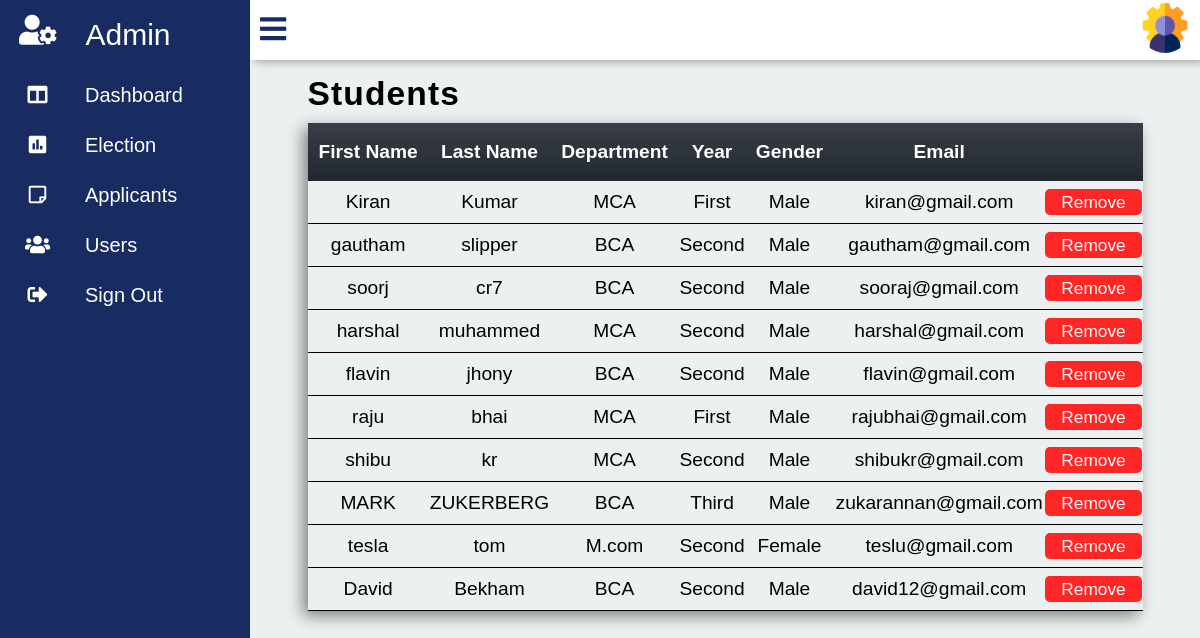
The app's page /users.php (signed in), older data.
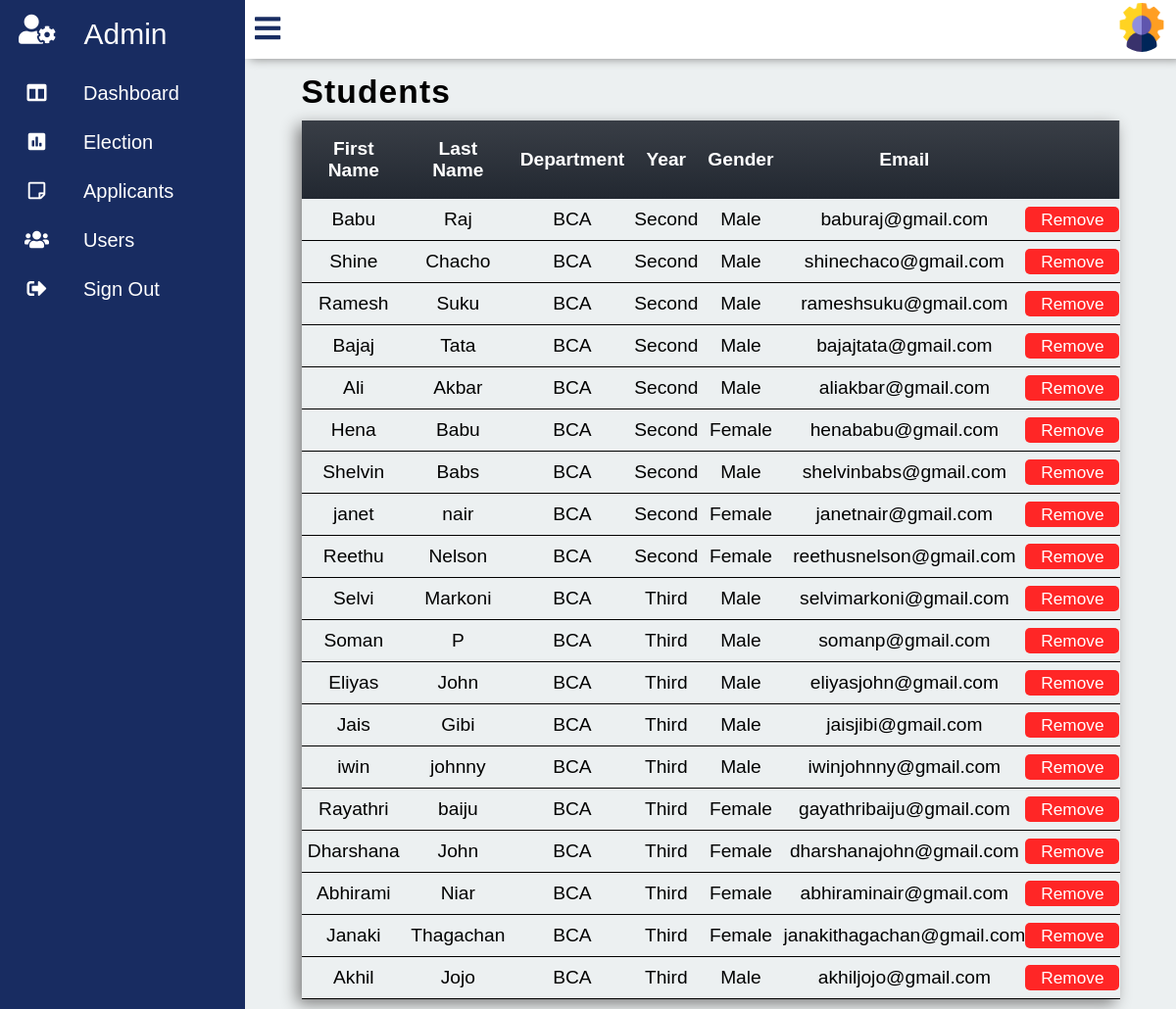
The same page, newer data.
### tables this page shows
CREATE TABLE IF NOT EXISTS `users` (
  `id` int(10) unsigned NOT NULL AUTO_INCREMENT,
  `Email` varchar(30) NOT NULL,
  `Phone_no` bigint(11) NOT NULL,
  `First_name` varchar(15) NOT NULL,
  `Last_name` varchar(15) NOT NULL,
  `Gender` varchar(10) NOT NULL,
  `Department_id` int(11) unsigned NOT NULL,
  `Year_id` int(10) unsigned NOT NULL,
  PRIMARY KEY (`id`),
  KEY `users_dpt` (`Department_id`),
  KEY `users_yr` (`Year_id`)
);

CREATE TABLE IF NOT EXISTS `department` (
  `id` int(11) unsigned NOT NULL AUTO_INCREMENT,
  `Department_name` varchar(10) NOT NULL,
  `Yr_no` int(11) NOT NULL,
  PRIMARY KEY (`id`)
);

CREATE TABLE IF NOT EXISTS `year` (
  `id` int(10) unsigned NOT NULL AUTO_INCREMENT,
  `Year_name` varchar(10) NOT NULL,
  PRIMARY KEY (`id`)
);

### php/onTablefunc.php (called while the page is built, shortened)
<?php
	function getDepartment($dpid,$con){
		$dpquery = "select Department_name from department where(id = $dpid );";
		$dp = mysql_query($dpquery,$con);
		$department = mysql_fetch_array($dp);
		return $department['Department_name'];
	}
	function getYear($yrid,$con) {
		$yrquery = "select * from year where(id = $yrid);";
		$yr = mysql_query($yrquery,$con);
		$year = mysql_fetch_array($yr);
		return $year['Year_name'];
	}
?>

### users.php (the view, shortened to what this page needs)
<?php
	include('php/config.php');
	include('php/onTablefunc.php');
	include('php/elecheck.php');
?>
 <!DOCTYPE html>
<html>
<head>
	<link rel="stylesheet" type="text/css" href="css/all.min.css">
	<link rel="stylesheet" type="text/css" href="css/fontawesome.min.css">
	<link rel="stylesheet" type="text/css" href="css/panel.css">
	<link rel="stylesheet" type="text/css" href="css/table.css">
	<link rel="stylesheet" type="text/css" href="DataTables/datatables.min.css">
</head>
<body>
	<div class="container">
		<div class="navigation">
		<div class="admin_icon">
			<a href="">
					<i class="fas fa-user-cog"></i>
				<span class="admin_Text" >Admin</span>
			</a>
		</div>
			<ul>
				<li>
					<a href="admin.php">
						<span class="icon">
							<i class="fas fa-columns"></i>
						</span>
						<span class="title">Dashboard</span>
					</a>
				</li>
				<li>
					<a href="elections.php">
						<span class="icon">
							<i class="fas fa-poll"></i>
						</span>
						<span class="title">Election</span>
					</a>
				</li>
				<li>
					<a href="applicants.php">
						<span class="icon">
							<i class="far fa-sticky-note"></i>
						</span>
						<span class="title">Applicants</span>
					</a>
				</li>
				<li>
					<a href="users.php">
						<span class="icon">
							<i class="fas fa-users"></i>
						</span>
						<span class="title">Users</span>
					</a>
				</li>
				<li>
					<a href="/project/php/logout.php">
						<span class="icon">
							<i class="fas fa-sign-out-alt"></i>
						</span>
						<span class="title">Sign Out</span>
					</a>
				</li>
			</ul>
		</div>
		<div class="main">
			<div class="topbar">
				<div class="user">
					<a href="adminacc.php"><img src="images/admin_photo.png"></a>
				</div>
			</div>
			<div class="tables_Area">
				<div class="t_Heading">
					<h2>Students</h2>
					<table id="user_Table" class="table Users" >
						<thead>
							<tr>
								<th>First Name</th>
								<th>Last Name</th>
								<th>Department</th>
								<th>Year</th>
								<th>Gender</th>
								<th>Email</th>
								<th></th>
							</tr>
						</thead>
						<tbody>
							<?php
								$query = "select * from users;";
								$result = mysql_query($query,$con);
								while($data = mysql_fetch_array($result)) {
									$department = getDepartment($data['Department_id'],$con);
									$year = getYear($data['Year_id'],$con);
							?>
								<tr>
									<td><?php echo $data['First_name'] ?></td>
									<td><?php echo $data['Last_name'] ?></td>
									<td><?php echo $department ?></td>
									<td><?php echo $year ?></td>
									<td><?php echo $data['Gender'] ?></td>
									<td><?php echo $data['Email'] ?></td>
									<td><a href="php/onTablefunc.php?id=<?php echo $data['id']; ?>"onclick="return confirm('Are you sure you want to delete this item?')"class="button Remove">Remove</a></td>
								</tr>
							<?php
								}
							?>
						</tbody>
					</table>
				</div>
			</div>
		</div>
	</div>
</body>
</html>

Row changes from the older to the newer data that the page shows:
removed users: First_name "Kiran", Last_name "Kumar", Department.Department_name "MCA", Year.Year_name "First", Gender "Male", Email "kiran@gmail.com"
removed users: First_name "gautham", Last_name "slipper", Department.Department_name "BCA", Year.Year_name "Second", Gender "Male", Email "gautham@gmail.com"
removed users: First_name "soorj", Last_name "cr7", Department.Department_name "BCA", Year.Year_name "Second", Gender "Male", Email "sooraj@gmail.com"
removed users: First_name "harshal", Last_name "muhammed", Department.Department_name "MCA", Year.Year_name "Second", Gender "Male", Email "harshal@gmail.com"
removed users: First_name "flavin", Last_name "jhony", Department.Department_name "BCA", Year.Year_name "Second", Gender "Male", Email "flavin@gmail.com"
removed users: First_name "raju", Last_name "bhai", Department.Department_name "MCA", Year.Year_name "First", Gender "Male", Email "rajubhai@gmail.com"
removed users: First_name "shibu", Last_name "kr", Department.Department_name "MCA", Year.Year_name "Second", Gender "Male", Email "shibukr@gmail.com"
removed users: First_name "MARK", Last_name "ZUKERBERG", Department.Department_name "BCA", Year.Year_name "Third", Gender "Male", Email "zukarannan@gmail.com"
removed users: First_name "tesla", Last_name "tom", Department.Department_name "M.com", Year.Year_name "Second", Gender "Female", Email "teslu@gmail.com"
removed users: First_name "David", Last_name "Bekham", Department.Department_name "BCA", Year.Year_name "Second", Gender "Male", Email "david12@gmail.com"
added users: First_name "Babu", Last_name "Raj", Department.Department_name "BCA", Year.Year_name "Second", Gender "Male", Email "baburaj@gmail.com"
added users: First_name "Shine", Last_name "Chacho", Department.Department_name "BCA", Year.Year_name "Second", Gender "Male", Email "shinechaco@gmail.com"
added users: First_name "Ramesh", Last_name "Suku", Department.Department_name "BCA", Year.Year_name "Second", Gender "Male", Email "rameshsuku@gmail.com"
added users: First_name "Bajaj", Last_name "Tata", Department.Department_name "BCA", Year.Year_name "Second", Gender "Male", Email "bajajtata@gmail.com"
added users: First_name "Ali", Last_name "Akbar", Department.Department_name "BCA", Year.Year_name "Second", Gender "Male", Email "aliakbar@gmail.com"
added users: First_name "Hena", Last_name "Babu", Department.Department_name "BCA", Year.Year_name "Second", Gender "Female", Email "henababu@gmail.com"
added users: First_name "Shelvin", Last_name "Babs", Department.Department_name "BCA", Year.Year_name "Second", Gender "Male", Email "shelvinbabs@gmail.com"
added users: First_name "janet", Last_name "nair", Department.Department_name "BCA", Year.Year_name "Second", Gender "Female", Email "janetnair@gmail.com"
added users: First_name "Reethu", Last_name "Nelson", Department.Department_name "BCA", Year.Year_name "Second", Gender "Female", Email "reethusnelson@gmail.com"
added users: First_name "Selvi", Last_name "Markoni", Department.Department_name "BCA", Year.Year_name "Third", Gender "Male", Email "selvimarkoni@gmail.com"
added users: First_name "Soman", Last_name "P", Department.Department_name "BCA", Year.Year_name "Third", Gender "Male", Email "somanp@gmail.com"
added users: First_name "Eliyas", Last_name "John", Department.Department_name "BCA", Year.Year_name "Third", Gender "Male", Email "eliyasjohn@gmail.com"
added users: First_name "Jais", Last_name "Gibi", Department.Department_name "BCA", Year.Year_name "Third", Gender "Male", Email "jaisjibi@gmail.com"
added users: First_name "iwin", Last_name "johnny", Department.Department_name "BCA", Year.Year_name "Third", Gender "Male", Email "iwinjohnny@gmail.com"
added users: First_name "Rayathri", Last_name "baiju", Department.Department_name "BCA", Year.Year_name "Third", Gender "Female", Email "gayathribaiju@gmail.com"
added users: First_name "Dharshana", Last_name "John", Department.Department_name "BCA", Year.Year_name "Third", Gender "Female", Email "dharshanajohn@gmail.com"
added users: First_name "Abhirami", Last_name "Niar", Department.Department_name "BCA", Year.Year_name "Third", Gender "Female", Email "abhiraminair@gmail.com"
added users: First_name "Janaki", Last_name "Thagachan", Department.Department_name "BCA", Year.Year_name "Third", Gender "Female", Email "janakithagachan@gmail.com"
added users: First_name "Akhil", Last_name "Jojo", Department.Department_name "BCA", Year.Year_name "Third", Gender "Male", Email "akhiljojo@gmail.com"
